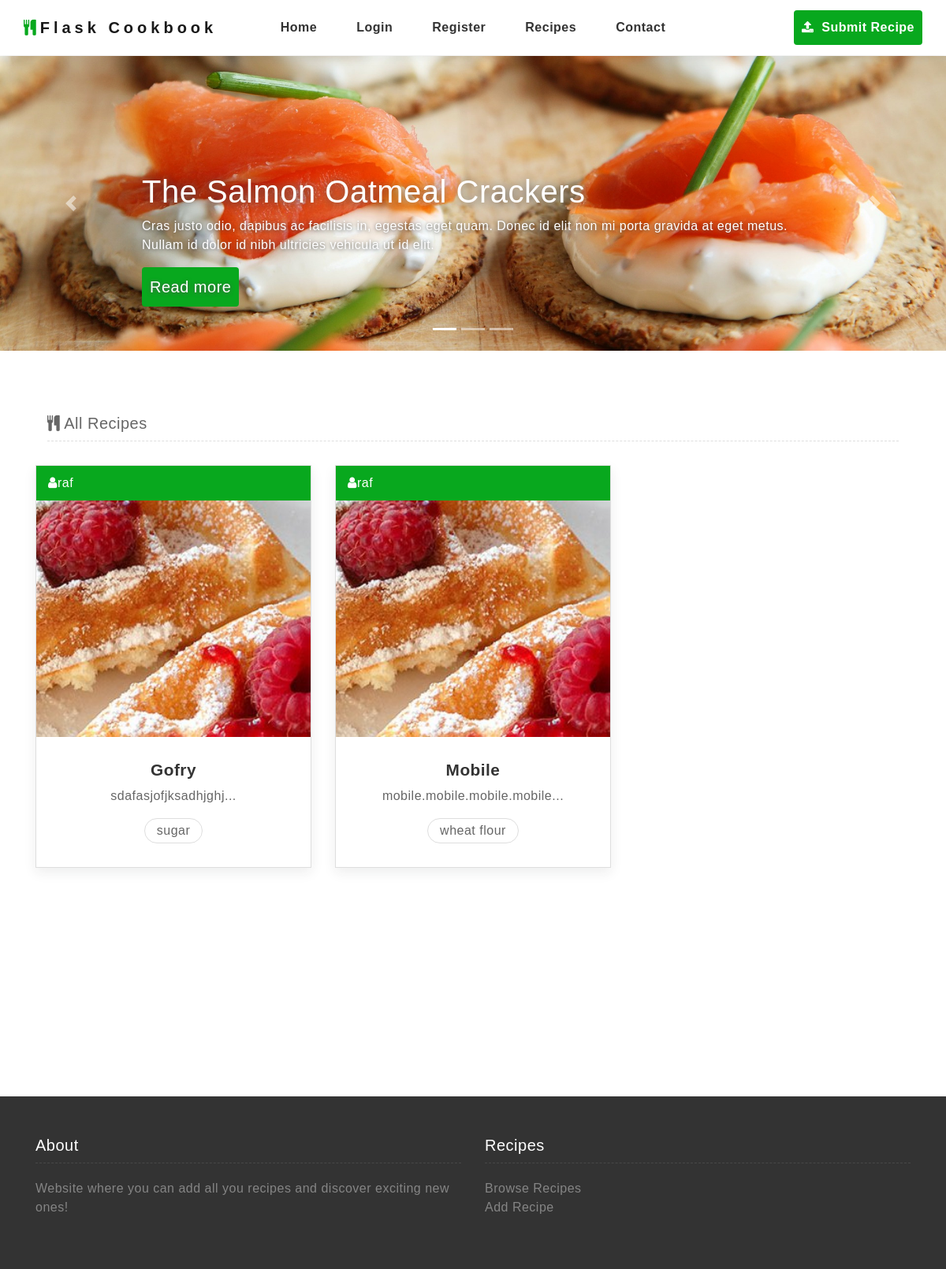
The page /index on the database as committed earlier.
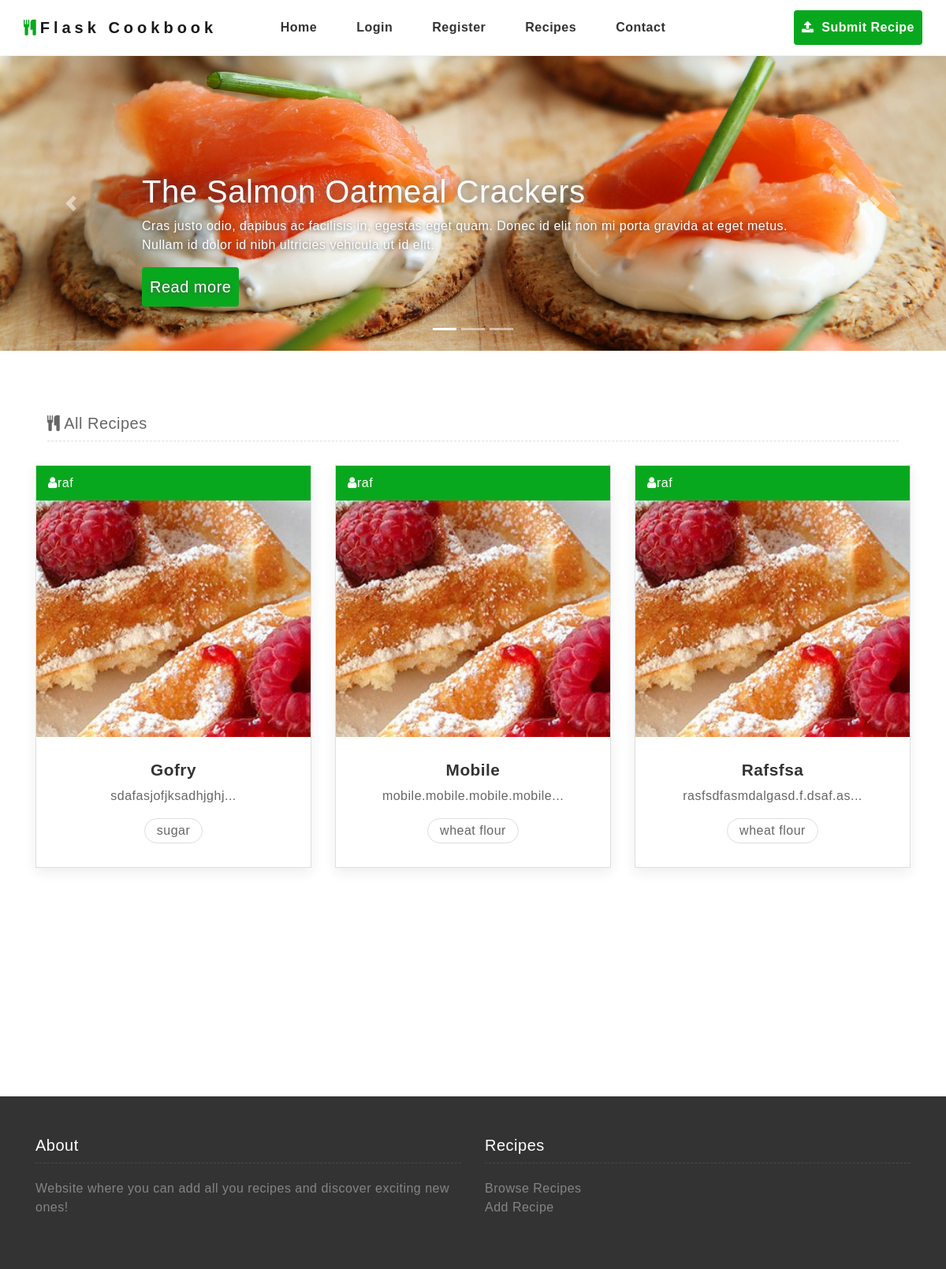
The same page on the database as committed later.
### app/models.py (models this page shows, shortened)
class SearchableMixin(object):
    @classmethod
    def search(cls, expression, page, per_page):
        ids, total = query_index(cls.__tablename__, expression, page, per_page)
        if total == 0:
            return cls.query.filter_by(id=0), 0
        when = []
        for i in range(len(ids)):
            when.append((ids[i], i))
        return cls.query.filter(cls.id.in_(ids)).order_by(
            db.case(when, value=cls.id)), total

class Recipe(SearchableMixin, db.Model):
    __searchable__ = ['name']
    id = db.Column(db.Integer, primary_key=True)
    name = db.Column(db.String(64), index=True, unique=True)
    content = db.Column(db.String(50000))
    timestamp = db.Column(db.DateTime, index=True, default=datetime.utcnow)
    user_id = db.Column(db.Integer, db.ForeignKey('user.id'))
    cuisine_id = db.Column(db.Integer, db.ForeignKey('cuisine.id'))
    category_id = db.Column(db.Integer, db.ForeignKey('category.id'))
    calories = db.Column(db.Integer)
    carbohydrates = db.Column(db.Integer)
    proteins = db.Column(db.Integer)
    fats = db.Column(db.Integer)
    cholesterol = db.Column(db.Integer)
    serves_num_people = db.Column(db.Integer)
    time_to_prepare = db.Column(db.Integer)
    cooking_time = db.Column(db.Integer)
    image = db.Column(db.String(128))
    comments = db.relationship('Comment', backref='recipe', lazy='dynamic')
    upvotes = db.Column(db.Integer, default=0)
    _ingredients = db.relationship(
        "Ingredient",
        secondary=ingredients_in_recipe,
        back_populates="recipes")
    _allergens = db.relationship(
        "Allergen",
        secondary=allergens_in_recipe,
        back_populates="recipes")
    def __repr__(self):
        return '<Recipe {}>'.format(self.name)

class User(UserMixin, db.Model):
    id = db.Column(db.Integer, primary_key=True)
    username = db.Column(db.String(64), index=True, unique=True)
    email = db.Column(db.String(120), index=True, unique=True)
    password_hash = db.Column(db.String(128))
    recipes = db.relationship('Recipe', backref='author', lazy='dynamic')
    country_id = db.Column(db.Integer, db.ForeignKey('country.id'))

class Ingredient(db.Model):
    id = db.Column(db.Integer, primary_key=True)
    name = db.Column(db.String(64), unique=True)
    recipes = db.relationship(
        "Recipe",
        secondary=ingredients_in_recipe,
        back_populates="_ingredients")

### app/routes.py (the view)
@app.route('/')
@app.route('/index')
def index():
    Poppulate.poppulate_database()
    recipes = Recipe.query.limit(3).all()
    empty = False
    print(recipes)
    if not recipes:
        empty=True
    return render_template("index.html", recipes=recipes, empty=empty, homepage=True)

### app/templates/index.html (shortened to what this page needs)
{% extends "base.html" %}
{% block content %}
<div id="myCarousel" class="carousel slide" data-ride="carousel">
    <ol class="carousel-indicators">
        <li data-target="#myCarousel" data-slide-to="0" class="active"></li>
        <li data-target="#myCarousel" data-slide-to="1"></li>
        <li data-target="#myCarousel" data-slide-to="2"></li>
    </ol>
    <div class="carousel-inner">
        <div class="carousel-item active">
            <img class="first-slide" src="static/img/slider1.jpg" alt="First slide">
            <div class="container">
                <div class="carousel-caption text-left">
                    <h1><a href="recipe-detail.html">The Salmon Oatmeal Crackers</a></h1>
                    <p>Cras justo odio, dapibus ac facilisis in, egestas eget quam. Donec id elit non mi porta gravida
                        at eget metus. Nullam id dolor id nibh ultricies vehicula ut id elit.</p>
                    <p><a class="btn btn-lg btn-primary" href="recipe-detail.html" role="button">Read more</a></p>
                </div>
            </div>
        </div>
    </div>
    <a class="carousel-control-prev" href="#myCarousel" role="button" data-slide="prev">
        <span class="carousel-control-prev-icon" aria-hidden="true"></span>
    </a>
    <a class="carousel-control-next" href="#myCarousel" role="button" data-slide="next">
        <span class="carousel-control-next-icon" aria-hidden="true"></span>
    </a>
</div>
{% include '_list_recipes.html' %}
{% endblock %}

### app/templates/base.html (shortened to what this page needs)
<!DOCTYPE html>
<html lang="en">
<head>
    {% block head %}
    <link href="{{ url_for('static', filename='static/css/font-awesome.min.css') }}" rel="stylesheet">
    <link href="{{ url_for('static', filename='static/css/bootstrap.min.css') }}" rel="stylesheet">
    <link href="{{ url_for('static', filename='static/css/styles.min.css') }}" rel="stylesheet">
    <link href="{{ url_for('static', filename='static/css/select2.min.css') }}" rel="stylesheet">
    {% endblock %}
</head>
{% block navbar %}
<nav class="navbar navbar-expand-lg navbar-light fixed-top">
    <div class="container-fluid justify-content-center">
        <a class="navbar-brand" href="{{ url_for('index') }}"><i class="fa fa-cutlery" aria-hidden="true"></i>Flask
            Cookbook</a>
        <div class="collapse navbar-collapse justify-content-center" id="navbarNavDropdown">
            <ul class="navbar-nav">
                <li class="nav-item">
                    <a class="nav-link" href="{{ url_for('index') }}">Home</a>
                </li>
                {% if current_user.is_anonymous %}
                <li class="nav-item">
                    <a class="nav-link" href="{{ url_for('login') }}">Login</a>
                </li>
                <li class="nav-item">
                    <a class="nav-link" href="{{ url_for('register') }}">Register</a>
                </li>
                {% else %}
                <li class="nav-item">
                    <a class="nav-link" href="{{ url_for('logout') }}">Logout</a>
                </li>
                {% endif %}
                <li class="nav-item">
                    <a class="nav-link" href="{{ url_for('recipes_list') }}">Recipes</a>
                </li>
                <li class="nav-item">
                    <a class="nav-link" href="{{ url_for('contact')  }}">Contact</a>
                </li>
                <li class="nav-item btn-submit-recipe">
                    <a class="nav-link" href="{{ url_for('add_recipe')  }}"><i class="fa fa-upload"
                            aria-hidden="true"></i> Submit Recipe</a>
                </li>
            </ul>
        </div>
    </div>
</nav>
{% endblock %}
{% block content %}{% endblock %}
{% block footer %}
<footer>
    <div class="container">
        <div class="row">
            <div class="col-lg-6 col-sm-3">
                <h5>About</h5>
                <p>Website where you can add all you recipes and discover exciting new ones!</p>
            </div>
            <div class="col-lg-6 col-sm-3">
                <h5>Recipes</h5>
                <ul>
                    <li><a href="{{ url_for('recipes_list')  }}">Browse Recipes</a></li>
                    <li><a href="{{ url_for('add_recipe')  }}">Add Recipe</a></li>
                </ul>
            </div>
        </div>
    </div>
</footer>
{% endblock %}
</html>

### app/templates/_list_recipes.html (shortened to what this page needs)
{% block main %}
<div class="list">
    <div class="container">
        <div class="row">
            <div class="col-lg-12">
                <form action="POST">
                    <div class="form-group col-lg-12">
                        <h5><i class="fa fa-cutlery" aria-hidden="true"></i> All Recipes</h5>
                    </div>
                </form>
            </div>
            {% for recipe in recipes %}
            {% include '_recipe.html' %}
            {% endfor %}
        </div>
    </div>
</div>
{% endblock %}

### app/templates/_recipe.html
{% block main %}
<div id="recipe{{ recipe.id }}" class="col-lg-4 col-sm-6">
    <div class="box grid recipes">
        <div class="by"><i class="fa fa-user" aria-hidden="true"></i>{{ recipe.author.username }}</div>
        <a href="{{ url_for('recipe', recipe_name=recipe.name) }}"><img src="{{recipe.image}}" id="list_image"
                alt=""></a>
        <h2><a href="{{ url_for('recipe', recipe_name=recipe.name) }}">{{ recipe.name }} </a></h2>
        <p>{{ recipe.content | truncate(30) }}</p>
        <div class="tag">
            {% for ingredient in recipe._ingredients %}
            <a href="#">{{ ingredient.name }}</a>
            {% endfor %}
        </div>
    </div>
</div>
{% endblock %}

Rows that differ between the two databases and show on the page:
added Recipe: author.username "raf", image (picture), name "Rafsfsa", content "rasfsdfasmdalgasd.f.dsaf.as...", Ingredient (name "wheat flour")
